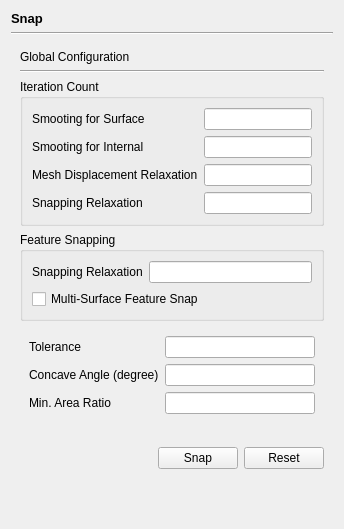
             <widget class="QWidget" name="snapPage">
              <layout class="QVBoxLayout" name="verticalLayout_16">
               <item>
                <widget class="QLabel" name="label_19">
                 <property name="font">
                  <font>
                   <pointsize>10</pointsize>
                   <bold>true</bold>
                  </font>
                 </property>
                 <property name="text">
                  <string>Snap</string>
                 </property>
                </widget>
               </item>
               <item>
                <widget class="Line" name="line_7">
                 <property name="orientation">
                  <enum>Qt::Horizontal</enum>
                 </property>
                </widget>
               </item>
               <item>
                <widget class="QWidget" name="widget_17" native="true">
                 <layout class="QVBoxLayout" name="verticalLayout_14">
                  <item>
                   <widget class="QLabel" name="label_20">
                    <property name="text">
                     <string>Global Configuration</string>
                    </property>
                   </widget>
                  </item>
                  <item>
                   <widget class="Line" name="line_8">
                    <property name="orientation">
                     <enum>Qt::Horizontal</enum>
                    </property>
                   </widget>
                  </item>
                  <item>
                   <widget class="QGroupBox" name="groupBox_3">
                    <property name="title">
                     <string>Iteration Count</string>
                    </property>
                    <layout class="QFormLayout" name="formLayout_4">
                     <item row="0" column="0">
                      <widget class="QLabel" name="label_21">
                       <property name="text">
                        <string>Smooting for Surface</string>
                       </property>
                      </widget>
                     </item>
                     <item row="0" column="1">
                      <widget class="QLineEdit" name="smootingForSurface"/>
                     </item>
                     <item row="1" column="0">
                      <widget class="QLabel" name="label_22">
                       <property name="text">
                        <string>Smooting for Internal</string>
                       </property>
                      </widget>
                     </item>
                     <item row="1" column="1">
                      <widget class="QLineEdit" name="smootingForInternal"/>
                     </item>
                     <item row="2" column="0">
                      <widget class="QLabel" name="label_23">
                       <property name="text">
                        <string>Mesh Displacement Relaxation</string>
                       </property>
                      </widget>
                     </item>
                     <item row="2" column="1">
                      <widget class="QLineEdit" name="meshDisplacementRelaxation"/>
                     </item>
                     <item row="3" column="0">
                      <widget class="QLabel" name="label_24">
                       <property name="text">
                        <string>Snapping Relaxation</string>
                       </property>
                      </widget>
                     </item>
                     <item row="3" column="1">
                      <widget class="QLineEdit" name="globalSnappingRelaxation"/>
                     </item>
                    </layout>
                   </widget>
                  </item>
                  <item>
                   <widget class="QGroupBox" name="groupBox_4">
                    <property name="title">
                     <string>Feature Snapping</string>
                    </property>
                    <layout class="QVBoxLayout" name="verticalLayout_15">
                     <item>
                      <widget class="QWidget" name="widget_18" native="true">
                       <layout class="QFormLayout" name="formLayout_5">
                        <property name="leftMargin">
                         <number>0</number>
                        </property>
                        <property name="topMargin">
                         <number>0</number>
                        </property>
                        <property name="rightMargin">
                         <number>0</number>
                        </property>
                        <property name="bottomMargin">
                         <number>0</number>
                        </property>
                        <item row="0" column="0">
                         <widget class="QLabel" name="label_25">
                          <property name="text">
                           <string>Snapping Relaxation</string>
                          </property>
                         </widget>
                        </item>
                        <item row="0" column="1">
                         <widget class="QLineEdit" name="featureSnappingRelaxation"/>
                        </item>
                       </layout>
                      </widget>
                     </item>
                     <item>
                      <widget class="QCheckBox" name="multiSurfaceFeatureSnap">
                       <property name="text">
                        <string>Multi-Surface Feature Snap</string>
                       </property>
                      </widget>
                     </item>
                    </layout>
                   </widget>
                  </item>
                  <item>
                   <widget class="QWidget" name="widget_19" native="true">
                    <layout class="QFormLayout" name="formLayout_6">
                     <item row="0" column="0">
                      <widget class="QLabel" name="label_26">
                       <property name="text">
                        <string>Tolerance</string>
                       </property>
                      </widget>
                     </item>
                     <item row="0" column="1">
                      <widget class="QLineEdit" name="tolerance"/>
                     </item>
                     <item row="1" column="0">
                      <widget class="QLabel" name="label_27">
                       <property name="text">
                        <string>Concave Angle (degree)</string>
                       </property>
                      </widget>
                     </item>
                     <item row="1" column="1">
                      <widget class="QLineEdit" name="concaveAngle"/>
                     </item>
                     <item row="2" column="0">
                      <widget class="QLabel" name="label_28">
                       <property name="text">
                        <string>Min. Area Ratio</string>
                       </property>
                      </widget>
                     </item>
                     <item row="2" column="1">
                      <widget class="QLineEdit" name="minAreaRatio"/>
                     </item>
                    </layout>
                   </widget>
                  </item>
                 </layout>
                </widget>
               </item>
               <item>
                <widget class="QWidget" name="widget_16" native="true">
                 <layout class="QHBoxLayout" name="horizontalLayout_10">
                  <item>
                   <spacer name="horizontalSpacer_7">
                    <property name="orientation">
                     <enum>Qt::Horizontal</enum>
                    </property>
                    <property name="sizeHint" stdset="0">
                     <size>
                      <width>0</width>
                      <height>20</height>
                     </size>
                    </property>
                   </spacer>
                  </item>
                  <item>
                   <widget class="QPushButton" name="snap">
                    <property name="text">
                     <string>Snap</string>
                    </property>
                   </widget>
                  </item>
                  <item>
                   <widget class="QPushButton" name="snapReset">
                    <property name="text">
                     <string>Reset</string>
                    </property>
                   </widget>
                  </item>
                 </layout>
                </widget>
               </item>
               <item>
                <spacer name="verticalSpacer_2">
                 <property name="orientation">
                  <enum>Qt::Vertical</enum>
                 </property>
                 <property name="sizeHint" stdset="0">
                  <size>
                   <width>20</width>
                   <height>40</height>
                  </size>
                 </property>
                </spacer>
               </item>
              </layout>
             </widget>
